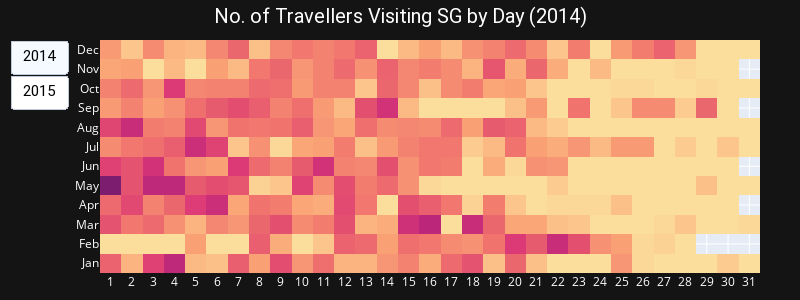

The cell this chart's notebook holds for it:
### Markdown cell above
## 3.2 Visual 2 <a id="part3.2"></a>

### Code cell
from itertools import islice

no_of_travellers = []

# Create the data list for the heatmap to show number of travellers in each day
data = df[['date','case']]
data = data.groupby(['date'])['case'].count()
data = data.to_frame()
# Add 0 to days that are not present in data given
date_range = pd.date_range(start=df['date'].min(), end=df['date'].max())
data = data.reindex(date_range,fill_value=0)
data = data.fillna(value={'case':0})
data = data['case'].tolist()
# Split the data by months
length_to_split = [31,28,31,30,31,30,31,31,30,31,30,31,31,28,31,30,31,30,31,31,30,31,30,31]
data = iter(data)
data = [list(islice(data, sub)) for sub in length_to_split]
# Split the data by year and add it to no_of_travellers list
no_of_travellers.append(data[0:12])
no_of_travellers.append(data[12:])
days = "1", "2", "3", "4", "5", "6", "7", "8", "9", "10", "11", "12", "13", "14", "15", "16", "17", "18", "19", "20", "21", "22", "23", "24", "25", "26", "27", "28", "29", "30", "31"

fig2 = go.Figure()
fig2.add_trace(go.Heatmap(z=no_of_travellers[0], y=df['month'].unique(), x=days, name='2014',colorscale='sunsetdark',showscale=False, hovertemplate ='<b>No. of Travellers: %{z}</b>'+'<br>Date: %{x}' + '-' + '%{y}<extra></extra>'))
fig2.add_trace(go.Heatmap(z=no_of_travellers[1], y=df['month'].unique(), x=days,visible=False, name='2015',colorscale = 'sunsetdark',showscale=False, hovertemplate ='<b>No. of Travellers: %{z}</b>'+'<br>Date: %{x}' + '-' + '%{y}<extra></extra>'))

fig2.update_layout(
    updatemenus=[dict(type="buttons",showactive=True,bgcolor='white',font={'size': 15,'family': 'Roboto','color':'#000000'},
                 buttons=[dict(label="2014",method="update",args=[{"visible": [True, False]},{"title": "No. of Travellers Visiting SG by Day (2014)"}]),
                          dict(label="2015",method="update",args=[{"visible": [False, True]},{"title": "No. of Travellers Visiting SG by Day (2015)"}])])],
    
    title={'text': "No. of Travellers Visiting SG by Day (2014)",
           'font': {'size': 20,'family': 'Roboto','color':'#FFFFFF'},
           'x': 0.5,
           'y':0.97,
           'xanchor': 'center'},
    paper_bgcolor='#141414',
    xaxis=dict(color='white'),
    yaxis=dict(color='white'),
    margin=dict(l=40, r=40, t=40, b=10),
    width=800,
    height=300)

fig2.show()

### Figure 1 — Plotly figure (JSON) as saved in the notebook; plotly's stock layout.template omitted (floating-point values rounded to 4 significant figures; data arrays with more than 128 entries replaced by an {"elided": "..."} marker saying what was removed)
{"data": [{"colorscale": [[0, "rgb(252, 222, 156)"], [0.1667, "rgb(250, 164, 118)"], [0.3333, "rgb(240, 116, 110)"], [0.5, "rgb(227, 79, 111)"], [0.6667, "rgb(220, 57, 119)"], [0.8333, "rgb(185, 37, 122)"], [1, "rgb(124, 29, 111)"]], "hovertemplate": "<b>No. of Travellers: %{z}</b><br>Date: %{x}-%{y}<extra></extra>", "name": "2014", "showscale": false, "type": "heatmap", "x": ["1", "2", "3", "4", "5", "6", "7", "8", "9", "10", "11", "12", "13", "14", "15", "16", "17", "18", "19", "20", "21", "22", "23", "24", "25", "26", "27", "28", "29", "30", "31"], "y": ["Jan", "Feb", "Mar", "Apr", "May", "Jun", "Jul", "Aug", "Sep", "Oct", "Nov", "Dec"], "z": {"elided": "12 rows, 365 int values in total"}}, {"colorscale": [[0, "rgb(252, 222, 156)"], [0.1667, "rgb(250, 164, 118)"], [0.3333, "rgb(240, 116, 110)"], [0.5, "rgb(227, 79, 111)"], [0.6667, "rgb(220, 57, 119)"], [0.8333, "rgb(185, 37, 122)"], [1, "rgb(124, 29, 111)"]], "hovertemplate": "<b>No. of Travellers: %{z}</b><br>Date: %{x}-%{y}<extra></extra>", "name": "2015", "showscale": false, "type": "heatmap", "visible": false, "x": ["1", "2", "3", "4", "5", "6", "7", "8", "9", "10", "11", "12", "13", "14", "15", "16", "17", "18", "19", "20", "21", "22", "23", "24", "25", "26", "27", "28", "29", "30", "31"], "y": ["Jan", "Feb", "Mar", "Apr", "May", "Jun", "Jul", "Aug", "Sep", "Oct", "Nov", "Dec"], "z": {"elided": "12 rows, 365 int values in total"}}], "layout": {"height": 300, "margin": {"b": 10, "l": 40, "r": 40, "t": 40}, "paper_bgcolor": "#141414", "title": {"font": {"color": "#FFFFFF", "family": "Roboto", "size": 20}, "text": "No. of Travellers Visiting SG by Day (2014)", "x": 0.5, "xanchor": "center", "y": 0.97}, "updatemenus": [{"bgcolor": "white", "buttons": [{"args": [{"visible": [true, false]}, {"title": "No. of Travellers Visiting SG by Day (2014)"}], "label": "2014", "method": "update"}, {"args": [{"visible": [false, true]}, {"title": "No. of Travellers Visiting SG by Day (2015)"}], "label": "2015", "method": "update"}], "font": {"color": "#000000", "family": "Roboto", "size": 15}, "showactive": true, "type": "buttons"}], "width": 800, "xaxis": {"color": "white"}, "yaxis": {"color": "white"}}}
